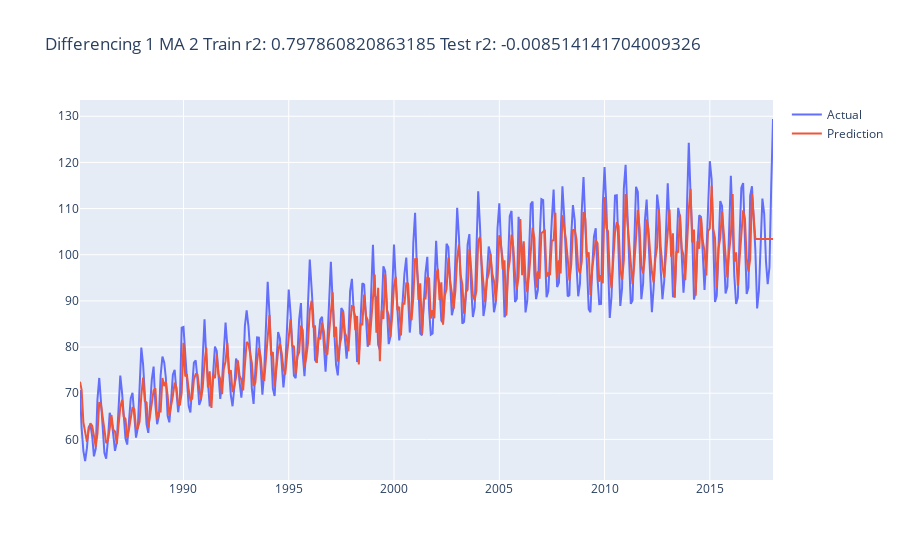

This figure's notebook cell:
### Markdown cell above
#### Differencing and Moving Average

### Code cell
model = ARIMA(train_ts, order=(0, 1, 2))
results_AR = model.fit()
results_past = pd.DataFrame(results_AR.fittedvalues, columns=['pred']).reset_index()
merged_past = pd.merge(model_df[['month', 'electricity_production']], results_past, on='month')
results_future = pd.DataFrame(results_AR.forecast(steps=30)).reset_index().rename(columns={'index': 'month', 'predicted_mean': 'pred'})
merged_future = pd.merge(model_df[['month', 'electricity_production']], results_future, on='month')
merged = pd.concat([merged_past, merged_future])
merged = merged.drop(0)
train_score = r2_score(merged_past['electricity_production'], results_past['pred'])
test_score = r2_score(merged_future['electricity_production'], merged_future['pred'])
line = go.Figure(data=[
    go.Scatter(x=merged['month'], y=merged['electricity_production'], name='Actual'),
    go.Scatter(x=merged['month'], y=merged['pred'], name='Prediction'),
])
line.update_layout(title=f"Differencing 1 MA 2 Train r2: {train_score} Test r2: {test_score}")
line.show()

### Figure 1 — Plotly figure (JSON) as saved in the notebook; plotly's stock layout.template omitted (floating-point values rounded to 4 significant figures; data arrays with more than 128 entries replaced by an {"elided": "..."} marker saying what was removed)
{"data": [{"name": "Actual", "type": "scatter", "x": {"elided": "395 str values"}, "y": {"elided": "395 float values"}}, {"name": "Prediction", "type": "scatter", "x": {"elided": "395 str values"}, "y": {"elided": "395 float values"}}], "layout": {"autosize": true, "title": {"text": "Differencing 1 MA 2 Train r2: 0.797860820863185 Test r2: -0.008514141704009326"}, "xaxis": {"autorange": true, "range": ["1985-02-01", "2018-01-01"], "type": "date"}, "yaxis": {"autorange": true, "range": [51.2, 133.5], "type": "linear"}}}
